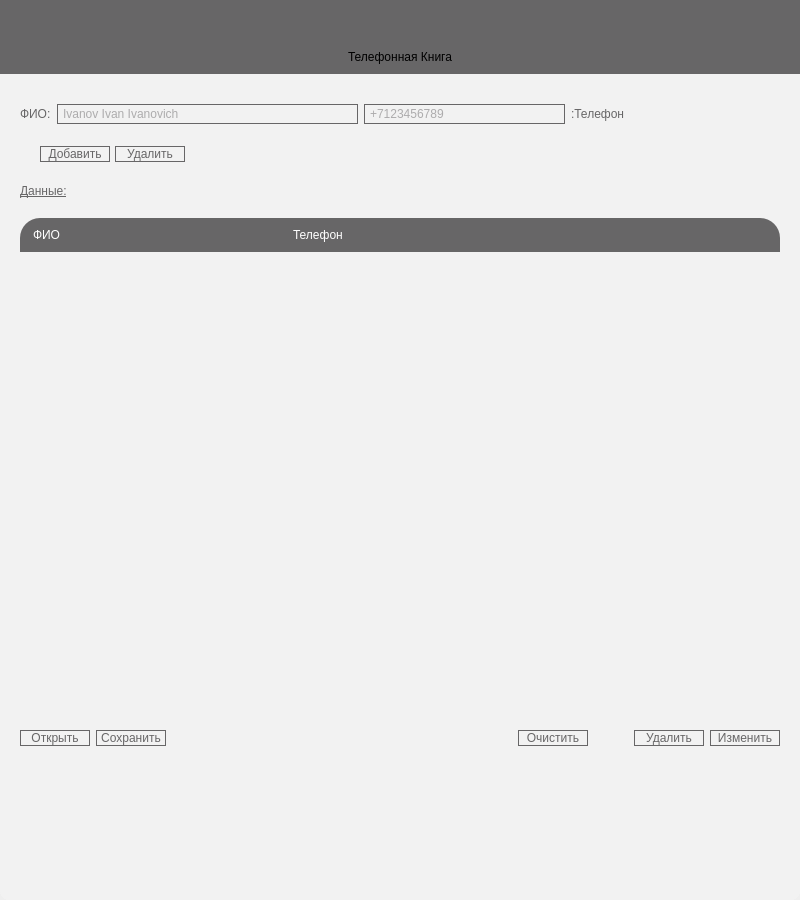
<?xml version="1.0" encoding="UTF-8"?>
<ui version="4.0">
 <class>PhoneBook</class>
 <widget class="QMainWindow" name="PhoneBook">
  <property name="geometry">
   <rect>
    <x>0</x>
    <y>0</y>
    <width>800</width>
    <height>900</height>
   </rect>
  </property>
  <property name="windowTitle">
   <string>PhoneBook</string>
  </property>
  <property name="styleSheet">
   <string notr="true">QScrollBar:vertical { 
	background: white; 
	width: 8px; 
	border: 1px solid transparent;
	border-radius: 4px; 
}
QScrollBar:handle:vertical { 
	background: qlineargradient(spread:pad, x1:0.463, y1:1, x2:0.453353, y2:0, stop:0 rgba(103, 102, 103, 255), stop:1 rgba(0, 0, 0, 255));

	min-height: 0; 
	border-radius: 4px;
}
QScrollBar:handle:hover { background: rgb(45, 78, 93); }
QScrollBar:add-line:vertical { border: none; background: none; }
QScrollBar:sub-line:vertical { border: none; background: none; }
QScrollBar:horizontal { 
	background: white; 
	height: 8px; 
	margin-left: 10px; 
	border: 1px solid transparent;
	border-radius: 4px; 
}
QScrollBar:handle:horizontal { 
	background: qlineargradient(spread:pad, x1:1, y1:0.494, x2:0, y2:0.494, stop:0 rgba(103, 102, 103, 255), stop:1 rgba(0, 0, 0, 255));
	min-width: 0; 
	border-radius: 4px;
}
QScrollBar:add-line:horizontal { border: none; background: none; }
QScrollBar:sub-line:horizontal { border: none; background: none; }</string>
  </property>
  <widget class="QWidget" name="centralWidget">
   <property name="styleSheet">
    <string notr="true">QWidget {
	background: rgb(242, 242, 242); 
	border-radius: 10px;
}</string>
   </property>
   <layout class="QVBoxLayout" name="verticalLayout_2">
    <property name="spacing">
     <number>0</number>
    </property>
    <property name="leftMargin">
     <number>0</number>
    </property>
    <property name="topMargin">
     <number>0</number>
    </property>
    <property name="rightMargin">
     <number>0</number>
    </property>
    <property name="bottomMargin">
     <number>0</number>
    </property>
    <item>
     <widget class="QFrame" name="frameTop">
      <property name="styleSheet">
       <string notr="true">QFrame#frameTop {
	background: rgb(103, 102, 103);
	border-radius: 0;
}</string>
      </property>
      <property name="frameShape">
       <enum>QFrame::StyledPanel</enum>
      </property>
      <property name="frameShadow">
       <enum>QFrame::Raised</enum>
      </property>
      <layout class="QVBoxLayout" name="verticalLayout">
       <property name="spacing">
        <number>5</number>
       </property>
       <property name="leftMargin">
        <number>10</number>
       </property>
       <property name="topMargin">
        <number>10</number>
       </property>
       <property name="rightMargin">
        <number>10</number>
       </property>
       <property name="bottomMargin">
        <number>10</number>
       </property>
       <item>
        <layout class="QHBoxLayout" name="horizontalLayout">
         <item>
          <spacer name="horizontalSpacer">
           <property name="orientation">
            <enum>Qt::Horizontal</enum>
           </property>
           <property name="sizeHint" stdset="0">
            <size>
             <width>608</width>
             <height>20</height>
            </size>
           </property>
          </spacer>
         </item>
         <item>
          <widget class="QPushButton" name="btnClose">
           <property name="minimumSize">
            <size>
             <width>35</width>
             <height>35</height>
            </size>
           </property>
           <property name="maximumSize">
            <size>
             <width>35</width>
             <height>35</height>
            </size>
           </property>
           <property name="cursor">
            <cursorShape>PointingHandCursor</cursorShape>
           </property>
           <property name="styleSheet">
            <string notr="true">QPushButton#btnClose {
	background: transparent;
	image: url(:/img/close.png);
	padding: 5px;
}
QPushButton#btnClose:hover {
	image: url(:/img/closeHover.png);
	padding: 2px;
}</string>
           </property>
           <property name="text">
            <string/>
           </property>
          </widget>
         </item>
        </layout>
       </item>
       <item>
        <widget class="QLabel" name="lblTitle">
         <property name="styleSheet">
          <string notr="true">QLabel#lblTitle {
	font: 40pt &quot;AR DESTINE&quot;;
	background: transparent;
}</string>
         </property>
         <property name="text">
          <string>Телефонная Книга</string>
         </property>
         <property name="alignment">
          <set>Qt::AlignCenter</set>
         </property>
        </widget>
       </item>
      </layout>
     </widget>
    </item>
    <item>
     <widget class="QScrollArea" name="scrollArea">
      <property name="widgetResizable">
       <bool>true</bool>
      </property>
      <widget class="QWidget" name="scrollAreaWidgetContents">
       <property name="geometry">
        <rect>
         <x>0</x>
         <y>0</y>
         <width>802</width>
         <height>770</height>
        </rect>
       </property>
       <layout class="QVBoxLayout" name="verticalLayout_3">
        <property name="spacing">
         <number>20</number>
        </property>
        <property name="leftMargin">
         <number>20</number>
        </property>
        <property name="topMargin">
         <number>30</number>
        </property>
        <property name="rightMargin">
         <number>20</number>
        </property>
        <property name="bottomMargin">
         <number>20</number>
        </property>
        <item>
         <layout class="QHBoxLayout" name="horizontalLayout_5">
          <item>
           <widget class="QLabel" name="lblFullName">
            <property name="styleSheet">
             <string notr="true">QLabel#lblFullName {
	font: 10pt &quot;AR DESTINE&quot;;
	color: rgb(103, 102, 103);
	background: transparent;
}</string>
            </property>
            <property name="text">
             <string>ФИО:</string>
            </property>
           </widget>
          </item>
          <item>
           <widget class="QLineEdit" name="lEditFullname">
            <property name="minimumSize">
             <size>
              <width>301</width>
              <height>0</height>
             </size>
            </property>
            <property name="maximumSize">
             <size>
              <width>301</width>
              <height>31</height>
             </size>
            </property>
            <property name="styleSheet">
             <string notr="true">QLineEdit#lEditFullname {
	font: 75 italic 15pt &quot;Garamond&quot;;
	background: transparent;
	border-top-left-radius: 10px;
	border-bottom-left-radius: 20px;
	border-top-right-radius: 20px;
	border-bottom-right-radius: 10px;
	color: rgb(103, 102, 103);
	border: 1px solid rgb(103, 102, 103);
	padding-left: 3px;
	padding-right: 3px;
	selection-background-color: rgb(103, 102, 103);
}

QLineEdit#lEditFullname:focus {
	border: 1px solid rgb(92, 192, 254);
}</string>
            </property>
            <property name="placeholderText">
             <string>Ivanov Ivan Ivanovich</string>
            </property>
           </widget>
          </item>
          <item>
           <widget class="QLineEdit" name="lEditPhoneNumber">
            <property name="minimumSize">
             <size>
              <width>201</width>
              <height>0</height>
             </size>
            </property>
            <property name="maximumSize">
             <size>
              <width>201</width>
              <height>31</height>
             </size>
            </property>
            <property name="styleSheet">
             <string notr="true">QLineEdit#lEditPhoneNumber {
	font: 75 italic 15pt &quot;Garamond&quot;;
	background: transparent;
	border-top-left-radius: 10px;
	border-bottom-left-radius: 20px;
	border-top-right-radius: 10px;
	border-bottom-right-radius: 20px;
	color: rgb(103, 102, 103);
	border: 1px solid rgb(103, 102, 103);
	padding-left: 3px;
	padding-right: 3px;
	selection-background-color: rgb(103, 102, 103);
}

QLineEdit#lEditPhoneNumber:focus {
	border: 1px solid rgb(92, 192, 254);
}</string>
            </property>
            <property name="placeholderText">
             <string>+7123456789</string>
            </property>
           </widget>
          </item>
          <item>
           <widget class="QLabel" name="lblPhoneNumber">
            <property name="styleSheet">
             <string notr="true">QLabel#lblPhoneNumber {
	font: 10pt &quot;AR DESTINE&quot;;
	color: rgb(103, 102, 103);
	background: transparent;
}</string>
            </property>
            <property name="text">
             <string>:Телефон</string>
            </property>
           </widget>
          </item>
          <item>
           <spacer name="horizontalSpacer_2">
            <property name="orientation">
             <enum>Qt::Horizontal</enum>
            </property>
            <property name="sizeHint" stdset="0">
             <size>
              <width>40</width>
              <height>20</height>
             </size>
            </property>
           </spacer>
          </item>
         </layout>
        </item>
        <item>
         <layout class="QHBoxLayout" name="horizontalLayout_6">
          <property name="spacing">
           <number>5</number>
          </property>
          <property name="leftMargin">
           <number>20</number>
          </property>
          <item>
           <widget class="QPushButton" name="btnAdd">
            <property name="minimumSize">
             <size>
              <width>70</width>
              <height>0</height>
             </size>
            </property>
            <property name="cursor">
             <cursorShape>PointingHandCursor</cursorShape>
            </property>
            <property name="styleSheet">
             <string notr="true">QPushButton#btnAdd {
	font: 15pt &quot;AR DESTINE&quot;;
	color: rgb(103, 102, 103);
	background: transparent;
	border-top-left-radius: 20px;
	border-bottom-left-radius: 10px;
	border-top-right-radius: 20px;
	border-bottom-right-radius: 10px;
	border: 1px solid rgb(103, 102, 103);
}

QPushButton#btnAdd:hover {
	color: rgb(255, 255, 255);
	background: rgb(0, 0, 0);
}</string>
            </property>
            <property name="text">
             <string>Добавить</string>
            </property>
           </widget>
          </item>
          <item>
           <widget class="QPushButton" name="btnFind">
            <property name="minimumSize">
             <size>
              <width>70</width>
              <height>0</height>
             </size>
            </property>
            <property name="cursor">
             <cursorShape>PointingHandCursor</cursorShape>
            </property>
            <property name="styleSheet">
             <string notr="true">QPushButton#btnFind {
	font: 15pt &quot;AR DESTINE&quot;;
	color: rgb(103, 102, 103);
	background: transparent;
	border-top-left-radius: 10px;
	border-bottom-left-radius: 20px;
	border-top-right-radius: 10px;
	border-bottom-right-radius: 20px;
	border: 1px solid rgb(103, 102, 103);
}

QPushButton#btnFind:hover {
	color: rgb(255, 255, 255);
	background: rgb(0, 0, 0);
}</string>
            </property>
            <property name="text">
             <string>Удалить</string>
            </property>
           </widget>
          </item>
          <item>
           <spacer name="horizontalSpacer_3">
            <property name="orientation">
             <enum>Qt::Horizontal</enum>
            </property>
            <property name="sizeHint" stdset="0">
             <size>
              <width>40</width>
              <height>20</height>
             </size>
            </property>
           </spacer>
          </item>
         </layout>
        </item>
        <item>
         <widget class="QLabel" name="lblTitleLab1">
          <property name="styleSheet">
           <string notr="true">QLabel#lblTitleLab1 {
	font: 20pt &quot;AR DESTINE&quot;;
	color: rgb(103, 102, 103);
	background: transparent;
	text-decoration: underline;
}</string>
          </property>
          <property name="text">
           <string>Данные:</string>
          </property>
         </widget>
        </item>
        <item>
         <layout class="QVBoxLayout" name="verticalLayout_4">
          <item>
           <widget class="QLabel" name="lblHeader">
            <property name="styleSheet">
             <string notr="true">QLabel#lblHeader {
		border-top-left-radius: 20px;
	border-bottom-left-radius: 0px;
	border-top-right-radius: 20px;
	border-bottom-right-radius: 0px;
	background-color: rgb(103, 102, 103);
	font: 12pt &quot;AR DESTINE&quot;;
	color: white;
	padding: 10px;
}</string>
            </property>
            <property name="text">
             <string>ФИО                                                                      Телефон</string>
            </property>
           </widget>
          </item>
          <item>
           <widget class="QListWidget" name="listWidget">
            <property name="minimumSize">
             <size>
              <width>760</width>
              <height>400</height>
             </size>
            </property>
            <property name="maximumSize">
             <size>
              <width>760</width>
              <height>400</height>
             </size>
            </property>
            <property name="styleSheet">
             <string notr="true">font: 75 italic 15pt &quot;Garamond&quot;;
color: rgb(123, 122, 123);</string>
            </property>
           </widget>
          </item>
         </layout>
        </item>
        <item>
         <widget class="QLabel" name="lblError">
          <property name="minimumSize">
           <size>
            <width>0</width>
            <height>30</height>
           </size>
          </property>
          <property name="maximumSize">
           <size>
            <width>16777215</width>
            <height>30</height>
           </size>
          </property>
          <property name="styleSheet">
           <string notr="true">QLabel#lblError {
	font: 75 italic 15pt &quot;Garamond&quot;;
	color: red;
	background: transparent;
}</string>
          </property>
          <property name="text">
           <string/>
          </property>
         </widget>
        </item>
        <item>
         <layout class="QHBoxLayout" name="horizontalLayout_2">
          <item>
           <widget class="QPushButton" name="btnOpen">
            <property name="minimumSize">
             <size>
              <width>70</width>
              <height>0</height>
             </size>
            </property>
            <property name="cursor">
             <cursorShape>PointingHandCursor</cursorShape>
            </property>
            <property name="styleSheet">
             <string notr="true">QPushButton#btnOpen {
	font: 15pt &quot;AR DESTINE&quot;;
	color: rgb(103, 102, 103);
	background: transparent;
	border-top-left-radius: 10px;
	border-bottom-left-radius: 20px;
	border-top-right-radius: 10px;
	border-bottom-right-radius: 20px;
	border: 1px solid rgb(103, 102, 103);
}

QPushButton#btnOpen:hover {
	color: rgb(255, 255, 255);
	background: rgb(0, 0, 0);
}</string>
            </property>
            <property name="text">
             <string>Открыть</string>
            </property>
           </widget>
          </item>
          <item>
           <widget class="QPushButton" name="btnSave">
            <property name="minimumSize">
             <size>
              <width>70</width>
              <height>0</height>
             </size>
            </property>
            <property name="cursor">
             <cursorShape>PointingHandCursor</cursorShape>
            </property>
            <property name="styleSheet">
             <string notr="true">QPushButton#btnSave {
	font: 15pt &quot;AR DESTINE&quot;;
	color: rgb(103, 102, 103);
	background: transparent;
	border-top-left-radius: 20px;
	border-bottom-left-radius: 10px;
	border-top-right-radius: 20px;
	border-bottom-right-radius: 10px;
	border: 1px solid rgb(103, 102, 103);
}

QPushButton#btnSave:hover {
	color: rgb(255, 255, 255);
	background: rgb(0, 0, 0);
}</string>
            </property>
            <property name="text">
             <string>Сохранить</string>
            </property>
           </widget>
          </item>
          <item>
           <spacer name="horizontalSpacer_5">
            <property name="orientation">
             <enum>Qt::Horizontal</enum>
            </property>
            <property name="sizeHint" stdset="0">
             <size>
              <width>258</width>
              <height>20</height>
             </size>
            </property>
           </spacer>
          </item>
          <item>
           <widget class="QPushButton" name="btnClear">
            <property name="minimumSize">
             <size>
              <width>70</width>
              <height>0</height>
             </size>
            </property>
            <property name="cursor">
             <cursorShape>PointingHandCursor</cursorShape>
            </property>
            <property name="styleSheet">
             <string notr="true">QPushButton#btnClear {
	font: 15pt &quot;AR DESTINE&quot;;
	color: rgb(103, 102, 103);
	background: transparent;
	border-top-left-radius: 10px;
	border-bottom-left-radius: 20px;
	border-top-right-radius: 10px;
	border-bottom-right-radius: 20px;
	border: 1px solid rgb(103, 102, 103);
}

QPushButton#btnClear:hover {
	color: rgb(255, 255, 255);
	background: rgb(0, 0, 0);
}</string>
            </property>
            <property name="text">
             <string>Очистить</string>
            </property>
           </widget>
          </item>
          <item>
           <spacer name="horizontalSpacer_4">
            <property name="orientation">
             <enum>Qt::Horizontal</enum>
            </property>
            <property name="sizeType">
             <enum>QSizePolicy::Fixed</enum>
            </property>
            <property name="sizeHint" stdset="0">
             <size>
              <width>40</width>
              <height>20</height>
             </size>
            </property>
           </spacer>
          </item>
          <item>
           <widget class="QPushButton" name="btnDelete">
            <property name="minimumSize">
             <size>
              <width>70</width>
              <height>0</height>
             </size>
            </property>
            <property name="cursor">
             <cursorShape>PointingHandCursor</cursorShape>
            </property>
            <property name="styleSheet">
             <string notr="true">QPushButton#btnDelete {
	font: 15pt &quot;AR DESTINE&quot;;
	color: rgb(103, 102, 103);
	background: transparent;
	border-top-left-radius: 20px;
	border-bottom-left-radius: 10px;
	border-top-right-radius: 20px;
	border-bottom-right-radius: 10px;
	border: 1px solid rgb(103, 102, 103);
}

QPushButton#btnDelete:hover {
	color: rgb(255, 255, 255);
	background: rgb(0, 0, 0);
}</string>
            </property>
            <property name="text">
             <string>Удалить</string>
            </property>
           </widget>
          </item>
          <item>
           <widget class="QPushButton" name="btnEdit">
            <property name="minimumSize">
             <size>
              <width>70</width>
              <height>0</height>
             </size>
            </property>
            <property name="cursor">
             <cursorShape>PointingHandCursor</cursorShape>
            </property>
            <property name="styleSheet">
             <string notr="true">QPushButton#btnEdit {
	font: 15pt &quot;AR DESTINE&quot;;
	color: rgb(103, 102, 103);
	background: transparent;
	border-top-left-radius: 20px;
	border-bottom-left-radius: 10px;
	border-top-right-radius: 20px;
	border-bottom-right-radius: 10px;
	border: 1px solid rgb(103, 102, 103);
}

QPushButton#btnEdit:hover {
	color: rgb(255, 255, 255);
	background: rgb(0, 0, 0);
}</string>
            </property>
            <property name="text">
             <string>Изменить</string>
            </property>
           </widget>
          </item>
         </layout>
        </item>
        <item>
         <spacer name="verticalSpacer">
          <property name="orientation">
           <enum>Qt::Vertical</enum>
          </property>
          <property name="sizeHint" stdset="0">
           <size>
            <width>20</width>
            <height>0</height>
           </size>
          </property>
         </spacer>
        </item>
       </layout>
      </widget>
     </widget>
    </item>
   </layout>
  </widget>
 </widget>
 <layoutdefault spacing="6" margin="11"/>
 <resources/>
 <connections>
  <connection>
   <sender>btnClose</sender>
   <signal>clicked()</signal>
   <receiver>PhoneBook</receiver>
   <slot>close()</slot>
   <hints>
    <hint type="sourcelabel">
     <x>772</x>
     <y>30</y>
    </hint>
    <hint type="destinationlabel">
     <x>399</x>
     <y>449</y>
    </hint>
   </hints>
  </connection>
 </connections>
</ui>
